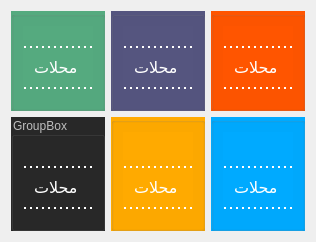
         <widget class="QWidget" name="tab">
          <attribute name="title">
           <string>الرئسية </string>
          </attribute>
          <layout class="QGridLayout" name="gridLayout_8">
           <item row="0" column="0">
            <widget class="QGroupBox" name="groupBox_3">
             <property name="enabled">
              <bool>false</bool>
             </property>
             <property name="styleSheet">
              <string notr="true">background-color: rgb(85, 170, 127);</string>
             </property>
             <property name="title">
              <string/>
             </property>
             <layout class="QGridLayout" name="gridLayout_15">
              <item row="0" column="0">
               <widget class="QLabel" name="label_3">
                <property name="text">
                 <string/>
                </property>
                <property name="pixmap">
                 <pixmap resource="icons.qrc">:/icon/store.png</pixmap>
                </property>
                <property name="alignment">
                 <set>Qt::AlignCenter</set>
                </property>
               </widget>
              </item>
              <item row="1" column="0">
               <widget class="QPushButton" name="pushButton_10">
                <property name="font">
                 <font>
                  <pointsize>12</pointsize>
                 </font>
                </property>
                <property name="styleSheet">
                 <string notr="true">QPushButton{
padding:10px;

border-bottom:2px dotted;
border-top:2px dotted;	border-color: white;
color:white;
margin-bottom:10px;
}
QPushButton:hover{
background-color:rgb(69, 139, 103);
border:0px;
}</string>
                </property>
                <property name="text">
                 <string>محلات </string>
                </property>
               </widget>
              </item>
             </layout>
            </widget>
           </item>
           <item row="0" column="1">
            <widget class="QGroupBox" name="groupBox_13">
             <property name="styleSheet">
              <string notr="true">background-color:rgb(85, 85, 127)</string>
             </property>
             <property name="title">
              <string/>
             </property>
             <layout class="QGridLayout" name="gridLayout_29">
              <item row="0" column="0">
               <widget class="QLabel" name="label_6">
                <property name="text">
                 <string/>
                </property>
                <property name="pixmap">
                 <pixmap resource="icons.qrc">:/icon/store.png</pixmap>
                </property>
                <property name="alignment">
                 <set>Qt::AlignCenter</set>
                </property>
               </widget>
              </item>
              <item row="1" column="0">
               <widget class="QPushButton" name="pushButton_22">
                <property name="font">
                 <font>
                  <pointsize>12</pointsize>
                 </font>
                </property>
                <property name="styleSheet">
                 <string notr="true">QPushButton{
padding:10px;

border-bottom:2px dotted;
border-top:2px dotted;	border-color: white;
color:white;
margin-bottom:10px;
}
QPushButton:hover{
background-color: rgb(62, 62, 93);
border:0px;
}</string>
                </property>
                <property name="text">
                 <string>محلات </string>
                </property>
               </widget>
              </item>
             </layout>
            </widget>
           </item>
           <item row="0" column="2">
            <widget class="QGroupBox" name="groupBox_4">
             <property name="enabled">
              <bool>false</bool>
             </property>
             <property name="styleSheet">
              <string notr="true">background-color: rgb(255, 85, 0);</string>
             </property>
             <property name="title">
              <string/>
             </property>
             <layout class="QGridLayout" name="gridLayout_14">
              <item row="1" column="0">
               <widget class="QPushButton" name="pushButton_9">
                <property name="sizePolicy">
                 <sizepolicy hsizetype="Minimum" vsizetype="Fixed">
                  <horstretch>0</horstretch>
                  <verstretch>0</verstretch>
                 </sizepolicy>
                </property>
                <property name="font">
                 <font>
                  <pointsize>12</pointsize>
                 </font>
                </property>
                <property name="styleSheet">
                 <string notr="true">QPushButton{
padding:10px;
border-bottom:2px dotted;
border-top:2px dotted;

color:white;
	border-color: white;
margin-bottom:10px;
transition:all .5s;

}
QPushButton:hover{
background-color: rgb(177, 59, 0);
border:0px;
}</string>
                </property>
                <property name="text">
                 <string>محلات </string>
                </property>
               </widget>
              </item>
              <item row="0" column="0">
               <widget class="QLabel" name="label_2">
                <property name="text">
                 <string/>
                </property>
                <property name="pixmap">
                 <pixmap resource="icons.qrc">:/icon/store.png</pixmap>
                </property>
                <property name="alignment">
                 <set>Qt::AlignCenter</set>
                </property>
               </widget>
              </item>
             </layout>
            </widget>
           </item>
           <item row="1" column="0">
            <widget class="QGroupBox" name="groupBox_6">
             <property name="enabled">
              <bool>false</bool>
             </property>
             <property name="styleSheet">
              <string notr="true">background-color: rgb(40, 40, 40);</string>
             </property>
             <property name="title">
              <string>GroupBox</string>
             </property>
             <layout class="QGridLayout" name="gridLayout_17">
              <item row="0" column="0">
               <widget class="QLabel" name="label_5">
                <property name="text">
                 <string/>
                </property>
                <property name="pixmap">
                 <pixmap resource="icons.qrc">:/icon/store.png</pixmap>
                </property>
                <property name="alignment">
                 <set>Qt::AlignCenter</set>
                </property>
               </widget>
              </item>
              <item row="1" column="0">
               <widget class="QPushButton" name="pushButton_12">
                <property name="font">
                 <font>
                  <pointsize>12</pointsize>
                 </font>
                </property>
                <property name="styleSheet">
                 <string notr="true">QPushButton{
padding:10px;
color:white;
margin-bottom:10px;

border-bottom:2px dotted;
border-top:2px dotted;	border-color:white;
}
QPushButton:hover{
background-color: rgb(17, 17, 17);
border:0px;
}</string>
                </property>
                <property name="text">
                 <string>محلات </string>
                </property>
               </widget>
              </item>
             </layout>
            </widget>
           </item>
           <item row="1" column="1">
            <widget class="QGroupBox" name="groupBox_14">
             <property name="styleSheet">
              <string notr="true">background-color: rgb(255, 170, 0);</string>
             </property>
             <property name="title">
              <string/>
             </property>
             <layout class="QGridLayout" name="gridLayout_30">
              <item row="0" column="0">
               <widget class="QLabel" name="label_7">
                <property name="text">
                 <string/>
                </property>
                <property name="pixmap">
                 <pixmap resource="icons.qrc">:/icon/store.png</pixmap>
                </property>
                <property name="alignment">
                 <set>Qt::AlignCenter</set>
                </property>
               </widget>
              </item>
              <item row="1" column="0">
               <widget class="QPushButton" name="pushButton_25">
                <property name="font">
                 <font>
                  <pointsize>12</pointsize>
                 </font>
                </property>
                <property name="styleSheet">
                 <string notr="true">QPushButton{
padding:10px;

border-bottom:2px dotted;
border-top:2px dotted;	border-color: white;
color:white;
margin-bottom:10px;
}
QPushButton:hover{
background-color: rgb(184, 123, 0);
border:0px;
}</string>
                </property>
                <property name="text">
                 <string>محلات </string>
                </property>
               </widget>
              </item>
             </layout>
            </widget>
           </item>
           <item row="1" column="2">
            <widget class="QGroupBox" name="groupBox_10">
             <property name="enabled">
              <bool>false</bool>
             </property>
             <property name="styleSheet">
              <string notr="true">
background-color: rgb(0, 170, 255);</string>
             </property>
             <property name="title">
              <string/>
             </property>
             <layout class="QGridLayout" name="gridLayout_16">
              <item row="2" column="0">
               <widget class="QPushButton" name="pushButton_11">
                <property name="font">
                 <font>
                  <pointsize>12</pointsize>
                 </font>
                </property>
                <property name="styleSheet">
                 <string notr="true">QPushButton{
padding:10px;
color:white;
margin-bottom:10px;

border-bottom:2px dotted;
border-top:2px dotted;
	border-color: white;
}
QPushButton:hover{
background-color: rgb(0, 121, 182);
border:0px;
}</string>
                </property>
                <property name="text">
                 <string>محلات </string>
                </property>
               </widget>
              </item>
              <item row="1" column="0">
               <widget class="QLabel" name="label_4">
                <property name="text">
                 <string/>
                </property>
                <property name="pixmap">
                 <pixmap resource="icons.qrc">:/icon/store.png</pixmap>
                </property>
                <property name="alignment">
                 <set>Qt::AlignCenter</set>
                </property>
               </widget>
              </item>
             </layout>
            </widget>
           </item>
          </layout>
         </widget>
